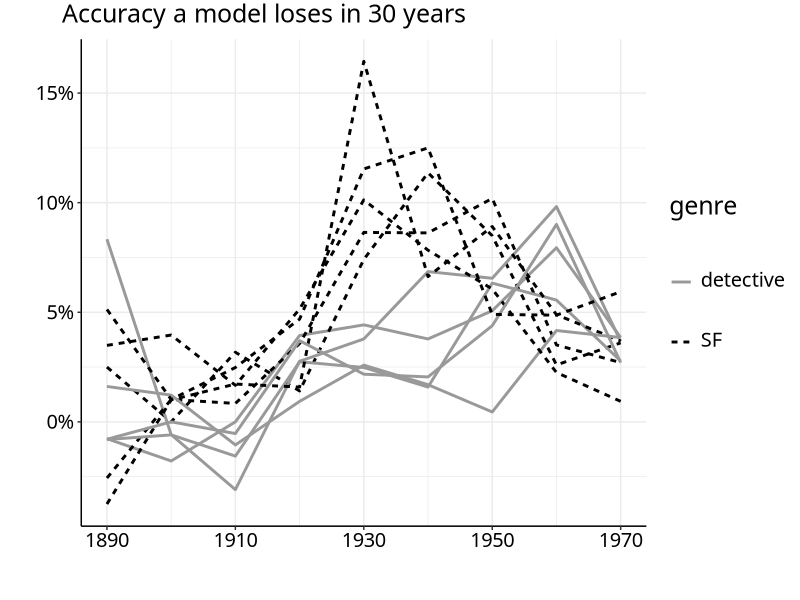
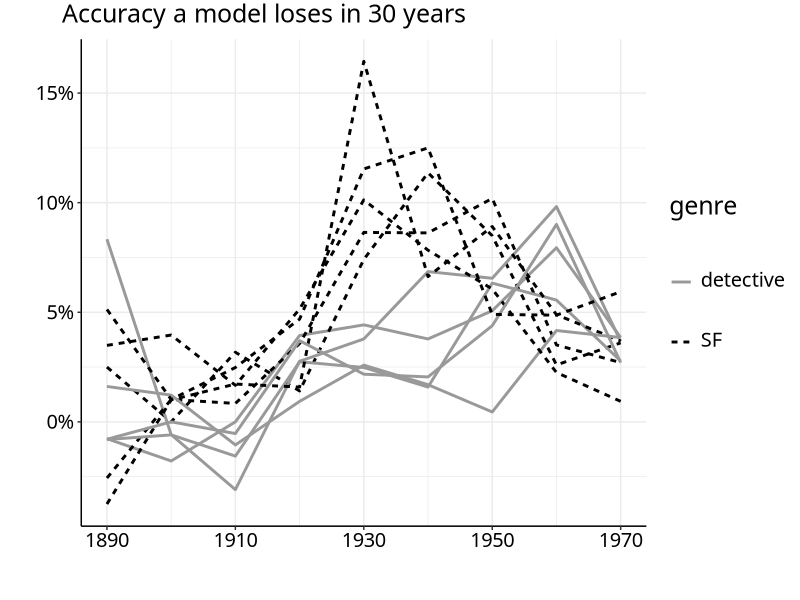
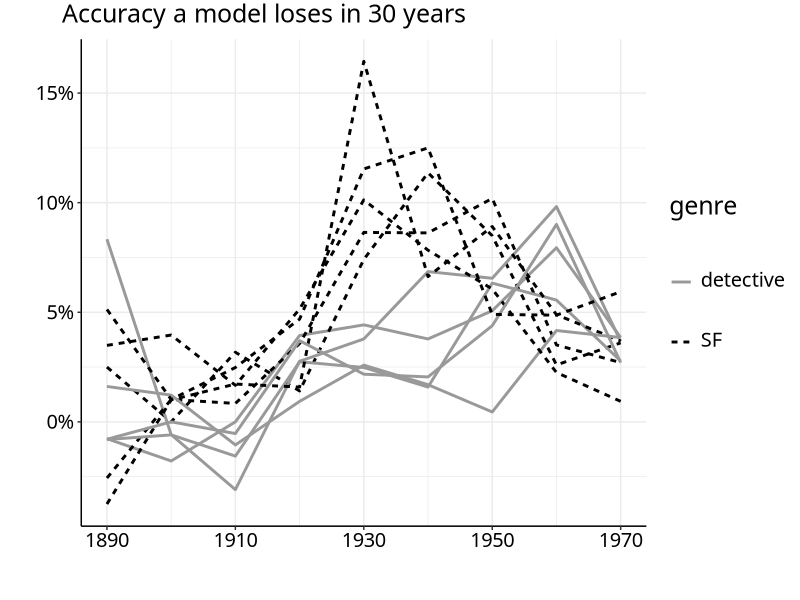

Here is the R script that generated these plots, in order:
# Make unweighted meantime graph
library(scales)
library(ggplot2)
library(dplyr)

this.dir <- dirname(parent.frame(2)$ofile)
setwd(this.dir)

sfpace <- read.csv('../plotdata/paceofchangeinSF.tsv', sep = '\t')
detectpace <- read.csv('../plotdata/paceofchangeinDetective.tsv', sep = '\t')
sfpace$genre <- 'SF'
detectpace$genre <- 'detective'
allpace <- rbind(sfpace, detectpace)
allpace$iteration <- as.factor(allpace$iteration)

p <- ggplot(allpace, aes(x = date, y = difference, shape = iteration, color = genre, linetype = genre)) + 
  scale_color_manual(values = c('gray50', 'black')) +
  geom_line(size = 1) +
  theme_bw() + scale_y_continuous('', labels = percent) +
  scale_x_continuous('', breaks = c(1890, 1910, 1930, 1950, 1970)) +
  ggtitle('Accuracy a model loses in 30 years') +
  theme(plot.title = element_text(hjust = -0.12, size = 18, vjust = 1.5)) +
  theme(text = element_text(size = 18, family = "Baskerville"), panel.border = element_blank()) +
  theme(axis.line = element_line(color = 'black'),
        axis.text = element_text(color = 'black'),
        axis.title.x = element_text(margin = margin(t = 14), size = 16)) +
  scale_color_manual(name = 'genre\n', values = c('gray60', 'black'),
                     guide = guide_legend(keyheight = 3,  label.vjust = 0.55, 
                                          override.aes = list(fill = NA, size = 1))) +
  scale_shape_discrete(name = 'genre\n') +
  scale_linetype_discrete(name = 'genre\n')

tiff("../images/C2Fig3paceofchange.tiff", height = 5.5, width = 9, units = 'in', res=400)
plot(p)
dev.off()
plot(p)

plot(p)